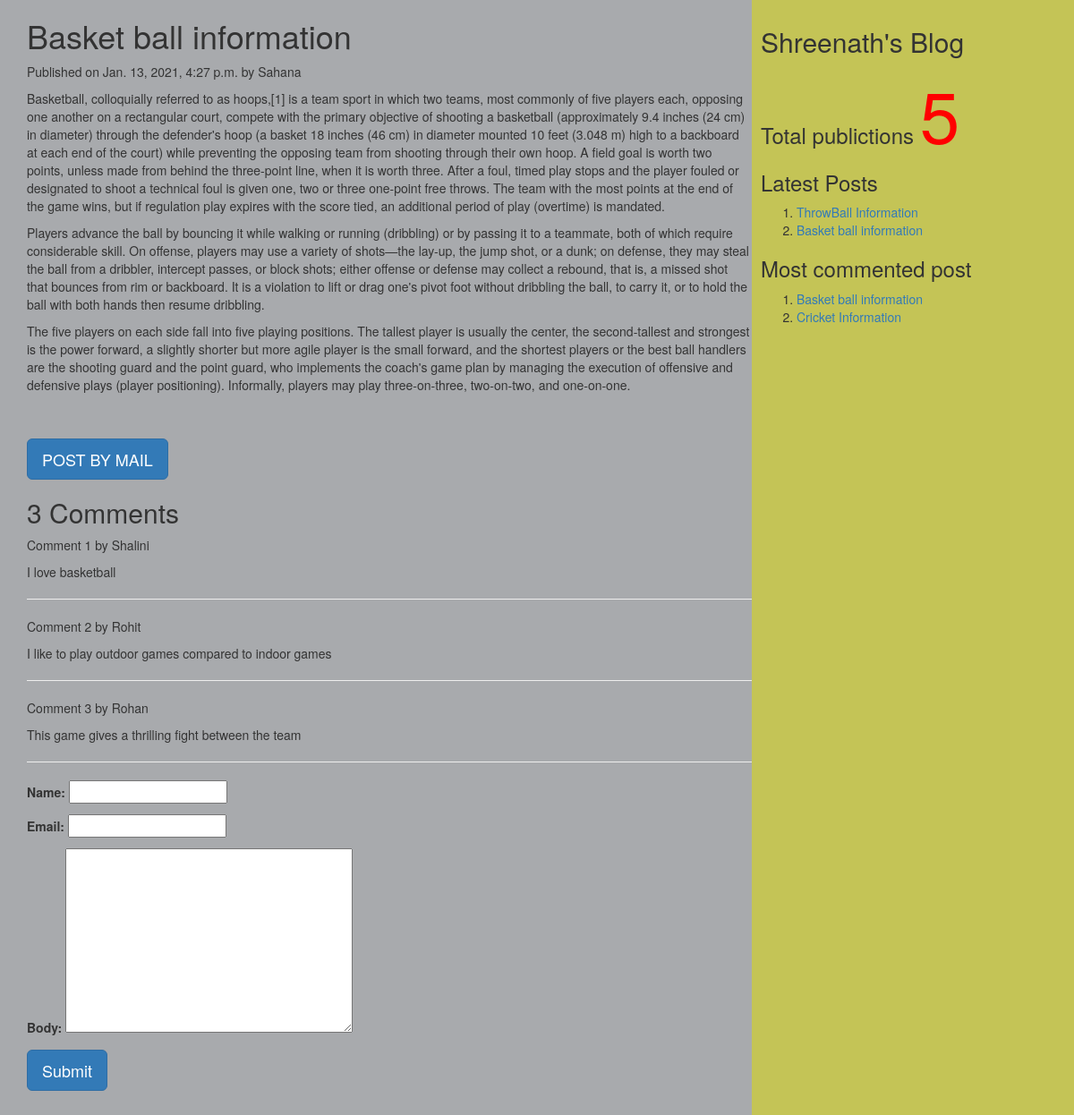
The page /2021/01/13/basket-ball-information/ on the database its author committed.
### myApp/models.py (models this page shows, shortened)
class Post(models.Model):
          tags=TaggableManager()
          STATUS_CHOICES=(('draft','Draft'),('published','Published'))
          title=models.CharField(max_length=256)
          slug=models.SlugField(max_length=264,unique_for_date='publish')
          author=models.ForeignKey(User,related_name='blog_posts',on_delete= models.CASCADE)
          body=models.TextField()
          publish=models.DateTimeField(default=timezone.now)
          created=models.DateTimeField(auto_now_add=True)
          updated=models.DateTimeField(auto_now=True)
          status= models.CharField(max_length=10,choices=STATUS_CHOICES,default='draft')
          objects=CustomManager()
          class Meta:
                ordering=('-publish',)
          def get_absolute_url(self):
                return reverse('post_detail',args=[self.publish.year,self.publish.strftime('%m'),self.publish.strftime('%d'),self.slug])

class Comment(models.Model):
    post=models.ForeignKey(Post,related_name="comments",on_delete=models.CASCADE)
    name=models.CharField(max_length=50)
    email=models.EmailField()
    body=models.TextField()
    created=models.DateTimeField(auto_now_add=True)
    updated=models.DateTimeField(auto_now=True)
    active=models.BooleanField(default=True)
    class Meta:
        ordering=('created',)

### myApp/views.py (the view, shortened to what this page needs)
# urls.py: url(r'^(?P<year>\d{4})/(?P<month>\d{2})/(?P<day>\d{2})/(?P<post>[-\w]+)/$',views.post_detail_view,name='post_detail'),
def post_detail_view(request,year,month,day,post):
    post=get_object_or_404(Post,slug=post,publish__year=year,publish__month=month,publish__day=day)
    comments=post.comments.filter(active=True)
    csubmit=False
    form=CommentForm()
    d={'post':post,'form':form,'csubmit':csubmit,'comments':comments}
    return render(request,'myApp/post_detail.html',d)

### myApp/forms.py
class CommentForm(forms.ModelForm):
    class Meta:
        model=Comment
        fields=('name','email','body')

### myApp/models.py (called while the page is built)
    def get_queryset(self):
        return super().get_queryset().filter(status='published')

### myApp/templatetags/mytags.py (called while the page is built)
@register.simple_tag
def total_posts():
    return Post.objects.count()

@register.inclusion_tag('myApp/latest_post.html')
def show_latest_posts(count=3):
    latest_posts=Post.objects.order_by('-publish')[:count]
    return {'latest_posts':latest_posts}

@register.simple_tag
def get_most_commented_posts(count=2):
    return Post.objects.annotate(total_comments=Count('comments')).order_by('-total_comments')[:count]

### templates/myApp/post_detail.html (shortened to what this page needs)
<html>
    {%extends 'myApp/parent.html'%}
        {%block content_block%}
        <h1>{{post.title}}</h1>
        <p>Published on {{post.publish}} by {{post.author|title}}</p>
        {{post.body|linebreaks}} <br><br>
        <a href="/{{post.id}}/share" class='btn btn-lg btn-primary'>POST BY MAIL</a>
        {%with comments.count as comments_count%}
        <h2>{{comments_count}} Comment{{comments_count|pluralize}}</h2>
        {%endwith%}
        {%if comments%}
         {%for c in comments%}
         <p>Comment {{forloop.counter}} by {{c.name}}</p>
        <div>{{c.body|linebreaks}}</div>
        <hr>
        {%endfor%}
        {%else%}
         <p style="color:blue;font-size:30px;font-style:bold;border-bottom:1px red solid;">There are no comments</p>
        {%endif%}
         {%if csubmit%}
         <h2>Thank you..Your comment has been added successfully!!</h2>
         {%else%}
         <form  method="post">
           {{form.as_p}}
           <input type="submit" class='btn btn-lg btn-primary' value="Submit">
         </form>
         {%endif%}
        {%endblock%}

### templates/myApp/parent.html (shortened to what this page needs)
<html>
{%load mytags%}
    <head>
        <link rel="stylesheet" href="https://maxcdn.bootstrapcdn.com/bootstrap/3.3.7/css/bootstrap.min.css">
    </head>
    <body>
        <div class="content" style="width:70%;float:left;background-color:a8aaad;height:300%;padding:0 0 0 30px">
              {%block content_block%}
              {%endblock%}
        </div>
        <div class="sidebar" style="width:30%;float:right;background-color:#c4c456;height:300%;padding:10px">
            <h2>Shreenath's Blog</h2>
            <h3>Total publictions
              <span style="color:red;font-size:80px">
              {%total_posts%}</span>
              <h3>Latest Posts</h3>
              {% show_latest_posts 2 %}
              <h3>Most commented post</h3>
              {%get_most_commented_posts as m%}
              <ol>
                {%for post in m%}
                <li><a href="{{post.get_absolute_url}}">{{post.title}}</a></li>
                {%endfor%}
              </ol>
            </h3>
        </div>
    </body>
</html>

### templates/myApp/latest_post.html
<!DOCTYPE html>
<html lang="en" dir="ltr">
  <body>
    <ol>
    {%for post in latest_posts%}
    <li><a href="{{post.get_absolute_url}}">{{post.title}}</a></li>
    {%endfor%}
    </ol>
  </body>
</html>

### rows shown on the page
Post: title "Basket ball information", publish "Jan. 13, 2021, 4:27 p.m.", author "Sahana", body "Basketball, colloquially referred to as hoops,[1] is a team sport in which two teams, most commonly of five players each, opposing one another on a rectangular court, compete with the primary objective of shooting a basketball (approximately 9.4 inches (24 cm) in diameter) through the defender's hoop (a basket 18 inches (46 cm) in diameter mounted 10 feet (3.048 m) high to a backboard at each end of the court) while preventing the opposing team from shooting through their own hoop. A field goal is worth two points, unless made from behind the three-point line, when it is worth three. After a foul, timed play stops and the player fouled or designated to shoot a technical foul is given one,…"
Comment: name "Shalini", body "I love basketball"
Comment: name "Rohit", body "I like to play outdoor games compared to indoor games"
Comment: name "Rohan", body "This game gives a thrilling fight between the team"
Post: title "ThrowBall Information"
Post: title "Cricket Information"

### other values the page prints
{{ comments_count }} "3"
